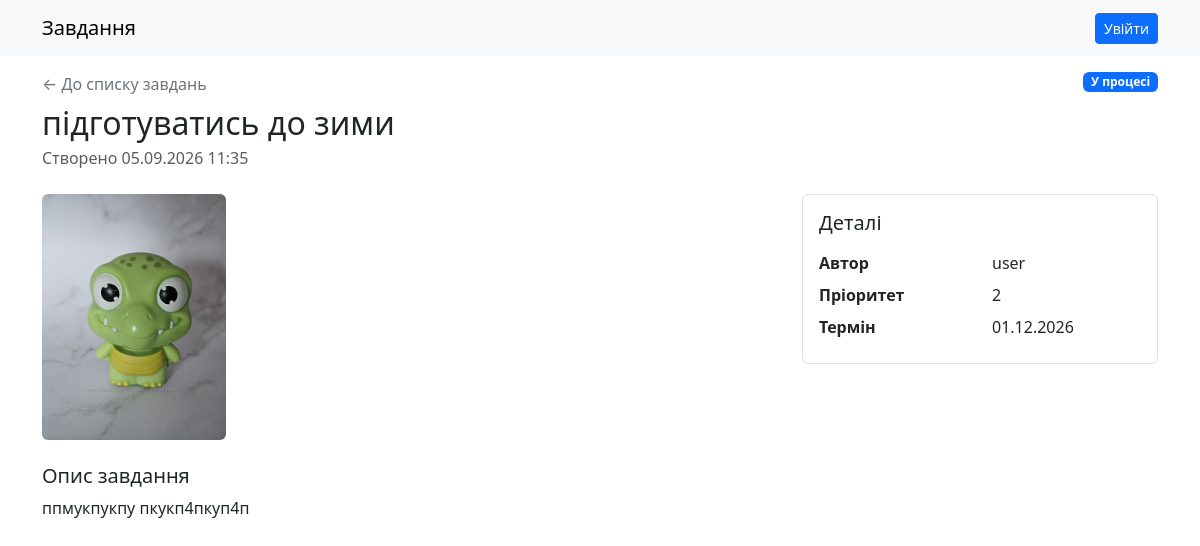
Page /9/ on the committed database.
### my_task/models.py (models this page shows, shortened)
class Task(models.Model):
    STATUS_CHOICES = [
        ('todo', 'Потрібно зробити'),
        ('in_progress', 'У процесі'),
        ('done', 'Готово'),
    ]
    name = models.CharField(max_length=50)
    description = models.CharField(max_length=1000, null=True, blank=True)
    image = models.ImageField(upload_to='images/', null=True, blank=True)
    status = models.CharField(max_length=20, choices=STATUS_CHOICES, default='todo')
    priority = models.IntegerField()
    progress_termin = models.DateField(null=True, blank=True)
    user = models.ForeignKey('auth.User', on_delete=models.CASCADE, null=True, blank=True)
    created_at = models.DateTimeField(auto_now_add=True)

### my_task/views.py (the view)
# urls.py: path('<int:pk>/', TaskDetail.as_view(), name='task_detail'),
class TaskDetail(DetailView):
    model = Task
    template_name = 'task_detail.html'
    context_object_name = 'task'

### templates/task_detail.html (shortened to what this page needs)
{% extends "base.html" %}
{% block content %}
<div class="d-flex justify-content-between align-items-start gap-3 mb-4">
    <div>
        <a href="{% url 'tasks:task_list' %}" class="link-secondary text-decoration-none">← До списку завдань</a>
        <h1 class="h2 mt-2 mb-1">{{ task.name }}</h1>
        <p class="text-muted mb-0">Створено {{ task.created_at|date:"d.m.Y H:i" }}</p>
    </div>
    <span class="badge text-bg-primary">{{ task.get_status_display }}</span>
</div>
<div class="row g-4">
    <div class="col-12 col-lg-8">
        {% if task.image %}<img src="{{ task.image.url }}" alt="Зображення завдання «{{ task.name }}»" class="img-fluid w-25 rounded mb-4">{% endif %}
        <section>
            <h2 class="h5">Опис завдання</h2>
            {% if task.description %}
                <div class="mb-4">{{ task.description|linebreaks }}</div>
            {% else %}
                <p class="text-muted mb-4">Опис не додано.</p>
            {% endif %}
        </section>
    </div>
    <aside class="col-12 col-lg-4">
        <div class="border rounded p-3">
            <h2 class="h5 mb-3">Деталі</h2>
            <dl class="row mb-0">
                <dt class="col-6">Автор</dt>
                <dd class="col-6">{{ task.user|default:"Не вказано" }}</dd>
                <dt class="col-6">Пріоритет</dt>
                <dd class="col-6">{{ task.priority }}</dd>
                <dt class="col-6">Термін</dt>
                <dd class="col-6">{{ task.progress_termin|date:"d.m.Y"|default:"Не вказано" }}</dd>
            </dl>
        </div>
    </aside>
</div>
{% endblock %}

### rows in the picture
Task: name "підготуватись до зими", created_at "05.09.2026 11:35", status "У процесі", image (picture), description "ппмукпукпу пкукп4пкуп4п", user "user", priority "2", progress_termin "01.12.2026"
